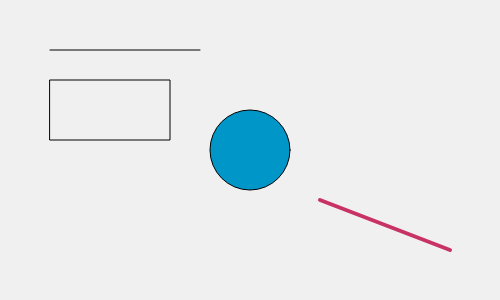
Frame 1 (no input)
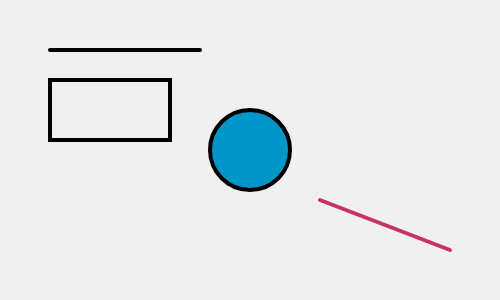
Frame 60 (no input)
Frame 120 (the mouse pressed at the canvas centre since frame 60): identical to frame 60, image omitted

The p5.js sketch that drew these frames (run headless with seeded random() and noise() and a simulated clock; from frame 60 on, the mouse is pressed at the canvas centre):

// p5.js sketch
// ── sketch.js
function setup() {
  createCanvas(500, 300); // 幅500px、高さ300pxのキャンバス
}

function draw() {
  background(240); // 背景を薄いグレーで塗る

  stroke(0); // 線色を黒に設定
  line(50, 50, 200, 50); // 横方向の線を描く

  noFill(); // 図形内部を塗りつぶさない
  rect(50, 80, 120, 60); // 四角形を描画

  fill(0, 150, 200); // 水色の塗りつぶし
  ellipse(250, 150, 80, 80); // 円を描画

  strokeWeight(4); // 線を太くする
  stroke(200, 50, 100); // 線色をピンクに変更
  line(320, 200, 450, 250); // 斜めの線を描く
}
